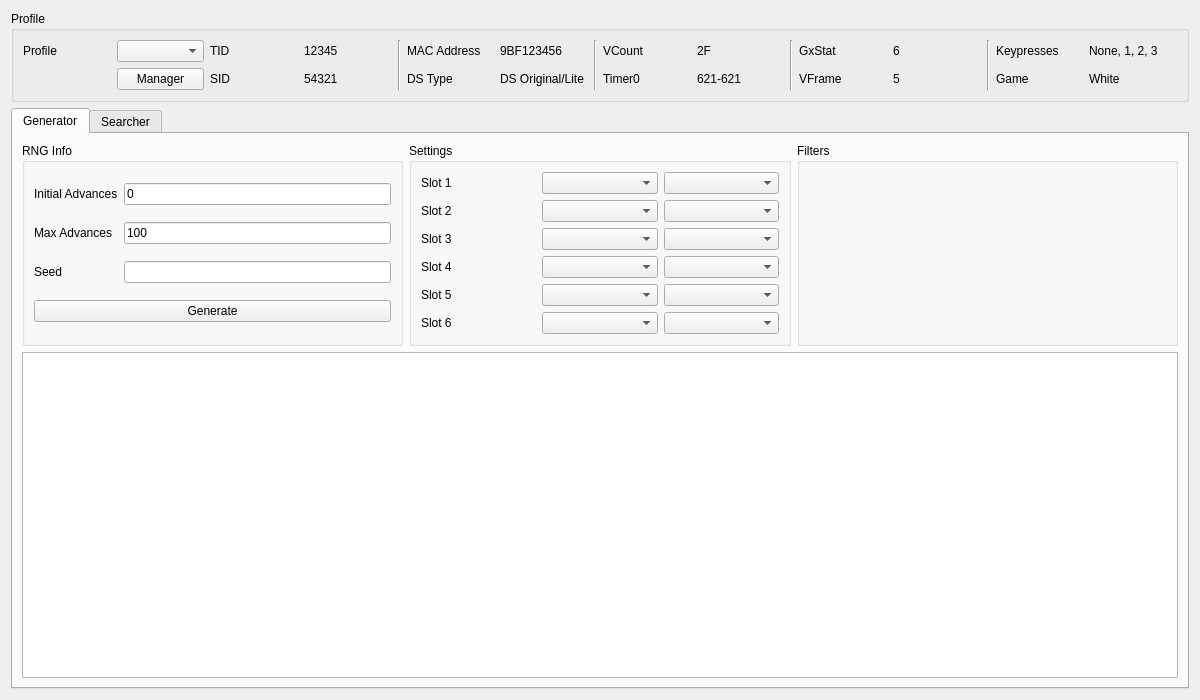
<?xml version="1.0" encoding="UTF-8"?>
<ui version="4.0">
 <class>DreamRadar</class>
 <widget class="QWidget" name="DreamRadar">
  <property name="geometry">
   <rect>
    <x>0</x>
    <y>0</y>
    <width>1200</width>
    <height>700</height>
   </rect>
  </property>
  <property name="windowTitle">
   <string>Dream Radar</string>
  </property>
  <layout class="QGridLayout" name="gridLayout_26">
   <item row="0" column="0">
    <widget class="QGroupBox" name="groupBoxProfile">
     <property name="title">
      <string>Profile</string>
     </property>
     <layout class="QGridLayout" name="gridLayout_5">
      <item row="0" column="2">
       <widget class="QLabel" name="labelProfileTID">
        <property name="text">
         <string>TID</string>
        </property>
       </widget>
      </item>
      <item row="0" column="9">
       <widget class="QLabel" name="labelProfileVCountValue">
        <property name="text">
         <string notr="true">2F</string>
        </property>
       </widget>
      </item>
      <item row="1" column="14">
       <widget class="QLabel" name="labelProfileGame">
        <property name="text">
         <string>Game</string>
        </property>
       </widget>
      </item>
      <item row="0" column="13" rowspan="2">
       <widget class="Line" name="line">
        <property name="orientation">
         <enum>Qt::Vertical</enum>
        </property>
       </widget>
      </item>
      <item row="0" column="12">
       <widget class="QLabel" name="labelProfileGxStatValue">
        <property name="text">
         <string notr="true">6</string>
        </property>
       </widget>
      </item>
      <item row="1" column="3">
       <widget class="QLabel" name="labelProfileSIDValue">
        <property name="text">
         <string notr="true">54321</string>
        </property>
       </widget>
      </item>
      <item row="1" column="12">
       <widget class="QLabel" name="labelProfileVFrameValue">
        <property name="text">
         <string notr="true">5</string>
        </property>
       </widget>
      </item>
      <item row="1" column="15">
       <widget class="QLabel" name="labelProfileGameValue">
        <property name="text">
         <string>White</string>
        </property>
       </widget>
      </item>
      <item row="0" column="8">
       <widget class="QLabel" name="labelProfileVCount">
        <property name="text">
         <string>VCount</string>
        </property>
       </widget>
      </item>
      <item row="0" column="15">
       <widget class="QLabel" name="labelProfileKeypressesValue">
        <property name="text">
         <string>None, 1, 2, 3</string>
        </property>
       </widget>
      </item>
      <item row="1" column="5">
       <widget class="QLabel" name="labelProfileDSType">
        <property name="text">
         <string>DS Type</string>
        </property>
       </widget>
      </item>
      <item row="0" column="6">
       <widget class="QLabel" name="labelProfileMACAddressValue">
        <property name="text">
         <string notr="true">9BF123456</string>
        </property>
       </widget>
      </item>
      <item row="0" column="4" rowspan="2">
       <widget class="Line" name="line_4">
        <property name="orientation">
         <enum>Qt::Vertical</enum>
        </property>
       </widget>
      </item>
      <item row="0" column="11">
       <widget class="QLabel" name="labelProfileGxStat">
        <property name="text">
         <string>GxStat</string>
        </property>
       </widget>
      </item>
      <item row="0" column="10" rowspan="2">
       <widget class="Line" name="line_2">
        <property name="orientation">
         <enum>Qt::Vertical</enum>
        </property>
       </widget>
      </item>
      <item row="0" column="14">
       <widget class="QLabel" name="labelProfileKeypresses">
        <property name="text">
         <string>Keypresses</string>
        </property>
       </widget>
      </item>
      <item row="0" column="1">
       <widget class="QComboBox" name="comboBoxProfiles"/>
      </item>
      <item row="1" column="1">
       <widget class="QPushButton" name="pushButtonProfileManager">
        <property name="text">
         <string>Manager</string>
        </property>
       </widget>
      </item>
      <item row="0" column="7" rowspan="2">
       <widget class="Line" name="line_3">
        <property name="orientation">
         <enum>Qt::Vertical</enum>
        </property>
       </widget>
      </item>
      <item row="0" column="5">
       <widget class="QLabel" name="labelProfileMACAddress">
        <property name="text">
         <string>MAC Address</string>
        </property>
       </widget>
      </item>
      <item row="1" column="6">
       <widget class="QLabel" name="labelProfileDSTypeValue">
        <property name="text">
         <string>DS Original/Lite</string>
        </property>
       </widget>
      </item>
      <item row="0" column="3">
       <widget class="QLabel" name="labelProfileTIDValue">
        <property name="text">
         <string notr="true">12345</string>
        </property>
       </widget>
      </item>
      <item row="1" column="8">
       <widget class="QLabel" name="labelProfileTimer0">
        <property name="text">
         <string>Timer0</string>
        </property>
       </widget>
      </item>
      <item row="1" column="2">
       <widget class="QLabel" name="labelProfileSID">
        <property name="text">
         <string>SID</string>
        </property>
       </widget>
      </item>
      <item row="0" column="0">
       <widget class="QLabel" name="labelProfile">
        <property name="text">
         <string>Profile</string>
        </property>
       </widget>
      </item>
      <item row="1" column="9">
       <widget class="QLabel" name="labelProfileTimer0Value">
        <property name="text">
         <string notr="true">621-621</string>
        </property>
       </widget>
      </item>
      <item row="1" column="11">
       <widget class="QLabel" name="labelProfileVFrame">
        <property name="text">
         <string>VFrame</string>
        </property>
       </widget>
      </item>
     </layout>
    </widget>
   </item>
   <item row="1" column="0">
    <widget class="QTabWidget" name="tabRNGSelector">
     <widget class="QWidget" name="tabStationary">
      <attribute name="title">
       <string>Generator</string>
      </attribute>
      <layout class="QGridLayout" name="gridLayout_2">
       <item row="0" column="0">
        <widget class="QGroupBox" name="groupBoxGeneratorRNGInfo">
         <property name="sizePolicy">
          <sizepolicy hsizetype="Preferred" vsizetype="Preferred">
           <horstretch>2</horstretch>
           <verstretch>0</verstretch>
          </sizepolicy>
         </property>
         <property name="title">
          <string>RNG Info</string>
         </property>
         <layout class="QGridLayout" name="gridLayout_7">
          <item row="0" column="0">
           <widget class="QLabel" name="labelGeneratorInitialAdvances">
            <property name="text">
             <string>Initial Advances</string>
            </property>
           </widget>
          </item>
          <item row="0" column="1">
           <widget class="TextBox" name="textBoxGeneratorInitialAdvances">
            <property name="inputMask">
             <string/>
            </property>
            <property name="text">
             <string notr="true">0</string>
            </property>
           </widget>
          </item>
          <item row="1" column="0">
           <widget class="QLabel" name="labelGeneratorMaxAdvances">
            <property name="text">
             <string>Max Advances</string>
            </property>
           </widget>
          </item>
          <item row="1" column="1">
           <widget class="TextBox" name="textBoxGeneratorMaxAdvances">
            <property name="inputMask">
             <string/>
            </property>
            <property name="text">
             <string notr="true">100</string>
            </property>
           </widget>
          </item>
          <item row="2" column="0">
           <widget class="QLabel" name="labelGeneratorSeed">
            <property name="text">
             <string>Seed</string>
            </property>
           </widget>
          </item>
          <item row="2" column="1">
           <widget class="TextBox" name="textBoxGeneratorSeed">
            <property name="inputMask">
             <string/>
            </property>
            <property name="text">
             <string/>
            </property>
            <property name="cursorPosition">
             <number>0</number>
            </property>
            <property name="alignment">
             <set>Qt::AlignCenter</set>
            </property>
            <property name="clearButtonEnabled">
             <bool>false</bool>
            </property>
           </widget>
          </item>
          <item row="3" column="0" colspan="2">
           <widget class="QPushButton" name="pushButtonGenerate">
            <property name="enabled">
             <bool>true</bool>
            </property>
            <property name="text">
             <string>Generate</string>
            </property>
            <property name="checkable">
             <bool>false</bool>
            </property>
            <property name="autoDefault">
             <bool>false</bool>
            </property>
           </widget>
          </item>
         </layout>
        </widget>
       </item>
       <item row="0" column="1">
        <widget class="QGroupBox" name="groupBoxGeneratorSettings">
         <property name="sizePolicy">
          <sizepolicy hsizetype="Preferred" vsizetype="Preferred">
           <horstretch>2</horstretch>
           <verstretch>0</verstretch>
          </sizepolicy>
         </property>
         <property name="title">
          <string>Settings</string>
         </property>
         <layout class="QGridLayout" name="gridLayout">
          <item row="0" column="0">
           <widget class="QLabel" name="labelGeneratorSlot1">
            <property name="text">
             <string>Slot 1</string>
            </property>
           </widget>
          </item>
          <item row="0" column="1">
           <widget class="QComboBox" name="comboBoxGeneratorSpecies1"/>
          </item>
          <item row="0" column="2">
           <widget class="QComboBox" name="comboBoxGeneratorGender1"/>
          </item>
          <item row="1" column="0">
           <widget class="QLabel" name="labelGeneratorSlot2">
            <property name="text">
             <string>Slot 2</string>
            </property>
           </widget>
          </item>
          <item row="1" column="1">
           <widget class="QComboBox" name="comboBoxGeneratorSpecies2"/>
          </item>
          <item row="1" column="2">
           <widget class="QComboBox" name="comboBoxGeneratorGender2"/>
          </item>
          <item row="2" column="0">
           <widget class="QLabel" name="labelGeneratorSlot3">
            <property name="text">
             <string>Slot 3</string>
            </property>
           </widget>
          </item>
          <item row="2" column="1">
           <widget class="QComboBox" name="comboBoxGeneratorSpecies3"/>
          </item>
          <item row="2" column="2">
           <widget class="QComboBox" name="comboBoxGeneratorGender3"/>
          </item>
          <item row="3" column="0">
           <widget class="QLabel" name="labelGeneratorSlot4">
            <property name="text">
             <string>Slot 4</string>
            </property>
           </widget>
          </item>
          <item row="3" column="1">
           <widget class="QComboBox" name="comboBoxGeneratorSpecies4"/>
          </item>
          <item row="3" column="2">
           <widget class="QComboBox" name="comboBoxGeneratorGender4"/>
          </item>
          <item row="4" column="0">
           <widget class="QLabel" name="labelGeneratorSlot5">
            <property name="text">
             <string>Slot 5</string>
            </property>
           </widget>
          </item>
          <item row="4" column="1">
           <widget class="QComboBox" name="comboBoxGeneratorSpecies5"/>
          </item>
          <item row="4" column="2">
           <widget class="QComboBox" name="comboBoxGeneratorGender5"/>
          </item>
          <item row="5" column="0">
           <widget class="QLabel" name="labelGeneratorSlot6">
            <property name="text">
             <string>Slot 6</string>
            </property>
           </widget>
          </item>
          <item row="5" column="1">
           <widget class="QComboBox" name="comboBoxGeneratorSpecies6"/>
          </item>
          <item row="5" column="2">
           <widget class="QComboBox" name="comboBoxGeneratorGender6"/>
          </item>
         </layout>
        </widget>
       </item>
       <item row="0" column="2">
        <widget class="QGroupBox" name="groupBoxGeneratorFilters">
         <property name="sizePolicy">
          <sizepolicy hsizetype="Preferred" vsizetype="Preferred">
           <horstretch>2</horstretch>
           <verstretch>0</verstretch>
          </sizepolicy>
         </property>
         <property name="title">
          <string>Filters</string>
         </property>
         <layout class="QGridLayout" name="gridLayout_19">
          <item row="0" column="0" rowspan="2">
           <widget class="Filter" name="filterGenerator" native="true"/>
          </item>
         </layout>
        </widget>
       </item>
       <item row="1" column="0" colspan="3">
        <widget class="TableView" name="tableViewGenerator">
         <property name="contextMenuPolicy">
          <enum>Qt::CustomContextMenu</enum>
         </property>
         <property name="editTriggers">
          <set>QAbstractItemView::NoEditTriggers</set>
         </property>
         <property name="sortingEnabled">
          <bool>false</bool>
         </property>
         <attribute name="horizontalHeaderDefaultSectionSize">
          <number>100</number>
         </attribute>
         <attribute name="verticalHeaderVisible">
          <bool>false</bool>
         </attribute>
         <attribute name="verticalHeaderMinimumSectionSize">
          <number>20</number>
         </attribute>
         <attribute name="verticalHeaderDefaultSectionSize">
          <number>21</number>
         </attribute>
        </widget>
       </item>
      </layout>
     </widget>
     <widget class="QWidget" name="tabSearcher">
      <property name="enabled">
       <bool>true</bool>
      </property>
      <attribute name="title">
       <string>Searcher</string>
      </attribute>
      <layout class="QGridLayout" name="gridLayout_20">
       <item row="0" column="1">
        <widget class="QGroupBox" name="groupBoxSearcherSettings">
         <property name="sizePolicy">
          <sizepolicy hsizetype="Preferred" vsizetype="Preferred">
           <horstretch>2</horstretch>
           <verstretch>0</verstretch>
          </sizepolicy>
         </property>
         <property name="title">
          <string>Settings</string>
         </property>
         <layout class="QGridLayout" name="gridLayout_3">
          <item row="0" column="0">
           <widget class="QLabel" name="labelSearcherSlot1">
            <property name="text">
             <string>Slot 1</string>
            </property>
           </widget>
          </item>
          <item row="0" column="1">
           <widget class="QComboBox" name="comboBoxSearcherSpecies1"/>
          </item>
          <item row="0" column="2">
           <widget class="QComboBox" name="comboBoxSearcherGender1"/>
          </item>
          <item row="1" column="0">
           <widget class="QLabel" name="labelSearcherSlot2">
            <property name="text">
             <string>Slot 2</string>
            </property>
           </widget>
          </item>
          <item row="1" column="1">
           <widget class="QComboBox" name="comboBoxSearcherSpecies2"/>
          </item>
          <item row="1" column="2">
           <widget class="QComboBox" name="comboBoxSearcherGender2"/>
          </item>
          <item row="2" column="0">
           <widget class="QLabel" name="labelSearcherSlot3">
            <property name="text">
             <string>Slot 3</string>
            </property>
           </widget>
          </item>
          <item row="2" column="1">
           <widget class="QComboBox" name="comboBoxSearcherSpecies3"/>
          </item>
          <item row="2" column="2">
           <widget class="QComboBox" name="comboBoxSearcherGender3"/>
          </item>
          <item row="3" column="0">
           <widget class="QLabel" name="labelSearcherSlot4">
            <property name="text">
             <string>Slot 4</string>
            </property>
           </widget>
          </item>
          <item row="3" column="1">
           <widget class="QComboBox" name="comboBoxSearcherSpecies4"/>
          </item>
          <item row="3" column="2">
           <widget class="QComboBox" name="comboBoxSearcherGender4"/>
          </item>
          <item row="4" column="0">
           <widget class="QLabel" name="labelSearcherSlot5">
            <property name="text">
             <string>Slot 5</string>
            </property>
           </widget>
          </item>
          <item row="4" column="1">
           <widget class="QComboBox" name="comboBoxSearcherSpecies5"/>
          </item>
          <item row="4" column="2">
           <widget class="QComboBox" name="comboBoxSearcherGender5"/>
          </item>
          <item row="5" column="0">
           <widget class="QLabel" name="labelSearcherSlot6">
            <property name="text">
             <string>Slot 6</string>
            </property>
           </widget>
          </item>
          <item row="5" column="1">
           <widget class="QComboBox" name="comboBoxSearcherSpecies6"/>
          </item>
          <item row="5" column="2">
           <widget class="QComboBox" name="comboBoxSearcherGender6"/>
          </item>
         </layout>
        </widget>
       </item>
       <item row="0" column="2">
        <widget class="QGroupBox" name="groupBoxSearcherFilters">
         <property name="sizePolicy">
          <sizepolicy hsizetype="Preferred" vsizetype="Preferred">
           <horstretch>2</horstretch>
           <verstretch>0</verstretch>
          </sizepolicy>
         </property>
         <property name="title">
          <string>Filters</string>
         </property>
         <layout class="QGridLayout" name="gridLayout_24">
          <item row="0" column="0" rowspan="2">
           <widget class="Filter" name="filterSearcher" native="true"/>
          </item>
         </layout>
        </widget>
       </item>
       <item row="2" column="0" colspan="3">
        <widget class="TableView" name="tableViewSearcher">
         <property name="contextMenuPolicy">
          <enum>Qt::CustomContextMenu</enum>
         </property>
         <property name="editTriggers">
          <set>QAbstractItemView::NoEditTriggers</set>
         </property>
         <property name="sortingEnabled">
          <bool>true</bool>
         </property>
         <attribute name="horizontalHeaderDefaultSectionSize">
          <number>100</number>
         </attribute>
         <attribute name="verticalHeaderVisible">
          <bool>false</bool>
         </attribute>
         <attribute name="verticalHeaderMinimumSectionSize">
          <number>20</number>
         </attribute>
         <attribute name="verticalHeaderDefaultSectionSize">
          <number>21</number>
         </attribute>
        </widget>
       </item>
       <item row="1" column="0" colspan="3">
        <widget class="QProgressBar" name="progressBar">
         <property name="value">
          <number>0</number>
         </property>
        </widget>
       </item>
       <item row="0" column="0">
        <widget class="QGroupBox" name="groupBoxSearcherRNGInfo">
         <property name="sizePolicy">
          <sizepolicy hsizetype="Preferred" vsizetype="Preferred">
           <horstretch>1</horstretch>
           <verstretch>0</verstretch>
          </sizepolicy>
         </property>
         <property name="title">
          <string>RNG Info</string>
         </property>
         <layout class="QGridLayout" name="gridLayout_25">
          <item row="3" column="0">
           <widget class="QLabel" name="labelSearcherEndDate">
            <property name="text">
             <string>End Date</string>
            </property>
           </widget>
          </item>
          <item row="1" column="1">
           <widget class="TextBox" name="textBoxSearcherMaxAdvances">
            <property name="text">
             <string notr="true">100</string>
            </property>
           </widget>
          </item>
          <item row="3" column="1">
           <widget class="QDateEdit" name="dateEditSearcherEndDate">
            <property name="maximumDateTime">
             <datetime>
              <hour>23</hour>
              <minute>59</minute>
              <second>59</second>
              <year>2099</year>
              <month>12</month>
              <day>31</day>
             </datetime>
            </property>
            <property name="minimumDateTime">
             <datetime>
              <hour>0</hour>
              <minute>0</minute>
              <second>0</second>
              <year>2000</year>
              <month>1</month>
              <day>1</day>
             </datetime>
            </property>
            <property name="calendarPopup">
             <bool>true</bool>
            </property>
           </widget>
          </item>
          <item row="1" column="0">
           <widget class="QLabel" name="labelSearcherMaxAdvances">
            <property name="text">
             <string>Max Advances</string>
            </property>
           </widget>
          </item>
          <item row="4" column="0" colspan="2">
           <layout class="QHBoxLayout" name="horizontalLayout_4">
            <item>
             <widget class="QPushButton" name="pushButtonSearch">
              <property name="enabled">
               <bool>true</bool>
              </property>
              <property name="text">
               <string>Search</string>
              </property>
              <property name="checkable">
               <bool>false</bool>
              </property>
              <property name="autoDefault">
               <bool>false</bool>
              </property>
             </widget>
            </item>
            <item>
             <widget class="QPushButton" name="pushButtonCancel">
              <property name="enabled">
               <bool>false</bool>
              </property>
              <property name="text">
               <string>Cancel</string>
              </property>
             </widget>
            </item>
           </layout>
          </item>
          <item row="2" column="1">
           <widget class="QDateEdit" name="dateEditSearcherStartDate">
            <property name="maximumDateTime">
             <datetime>
              <hour>23</hour>
              <minute>59</minute>
              <second>59</second>
              <year>2099</year>
              <month>12</month>
              <day>31</day>
             </datetime>
            </property>
            <property name="minimumDateTime">
             <datetime>
              <hour>0</hour>
              <minute>0</minute>
              <second>0</second>
              <year>2000</year>
              <month>1</month>
              <day>1</day>
             </datetime>
            </property>
            <property name="calendarPopup">
             <bool>true</bool>
            </property>
           </widget>
          </item>
          <item row="2" column="0">
           <widget class="QLabel" name="labelSearcherStartDate">
            <property name="text">
             <string>Start Date</string>
            </property>
           </widget>
          </item>
          <item row="0" column="0">
           <widget class="QLabel" name="label">
            <property name="text">
             <string>Initial Advances</string>
            </property>
           </widget>
          </item>
          <item row="0" column="1">
           <widget class="TextBox" name="textBoxSearcherInitialAdvances">
            <property name="text">
             <string notr="true">0</string>
            </property>
           </widget>
          </item>
         </layout>
        </widget>
       </item>
      </layout>
     </widget>
    </widget>
   </item>
  </layout>
 </widget>
 <customwidgets>
  <customwidget>
   <class>TextBox</class>
   <extends>QLineEdit</extends>
   <header>Forms/Controls/TextBox.hpp</header>
  </customwidget>
  <customwidget>
   <class>TableView</class>
   <extends>QTableView</extends>
   <header>Forms/Controls/TableView.hpp</header>
  </customwidget>
  <customwidget>
   <class>Filter</class>
   <extends>QWidget</extends>
   <header>Forms/Controls/Filter.hpp</header>
   <container>1</container>
  </customwidget>
 </customwidgets>
 <tabstops>
  <tabstop>comboBoxProfiles</tabstop>
  <tabstop>pushButtonProfileManager</tabstop>
  <tabstop>tabRNGSelector</tabstop>
  <tabstop>textBoxGeneratorInitialAdvances</tabstop>
  <tabstop>textBoxGeneratorMaxAdvances</tabstop>
  <tabstop>textBoxGeneratorSeed</tabstop>
  <tabstop>pushButtonGenerate</tabstop>
  <tabstop>comboBoxGeneratorSpecies1</tabstop>
  <tabstop>comboBoxGeneratorGender1</tabstop>
  <tabstop>comboBoxGeneratorSpecies2</tabstop>
  <tabstop>comboBoxGeneratorGender2</tabstop>
  <tabstop>comboBoxGeneratorSpecies3</tabstop>
  <tabstop>comboBoxGeneratorGender3</tabstop>
  <tabstop>comboBoxGeneratorSpecies4</tabstop>
  <tabstop>comboBoxGeneratorGender4</tabstop>
  <tabstop>comboBoxGeneratorSpecies5</tabstop>
  <tabstop>comboBoxGeneratorGender5</tabstop>
  <tabstop>comboBoxGeneratorSpecies6</tabstop>
  <tabstop>comboBoxGeneratorGender6</tabstop>
  <tabstop>tableViewGenerator</tabstop>
  <tabstop>textBoxSearcherInitialAdvances</tabstop>
  <tabstop>textBoxSearcherMaxAdvances</tabstop>
  <tabstop>dateEditSearcherStartDate</tabstop>
  <tabstop>dateEditSearcherEndDate</tabstop>
  <tabstop>pushButtonSearch</tabstop>
  <tabstop>pushButtonCancel</tabstop>
  <tabstop>comboBoxSearcherSpecies1</tabstop>
  <tabstop>comboBoxSearcherGender1</tabstop>
  <tabstop>comboBoxSearcherSpecies2</tabstop>
  <tabstop>comboBoxSearcherGender2</tabstop>
  <tabstop>comboBoxSearcherSpecies3</tabstop>
  <tabstop>comboBoxSearcherGender3</tabstop>
  <tabstop>comboBoxSearcherSpecies4</tabstop>
  <tabstop>comboBoxSearcherGender4</tabstop>
  <tabstop>comboBoxSearcherSpecies5</tabstop>
  <tabstop>comboBoxSearcherGender5</tabstop>
  <tabstop>comboBoxSearcherSpecies6</tabstop>
  <tabstop>comboBoxSearcherGender6</tabstop>
  <tabstop>tableViewSearcher</tabstop>
 </tabstops>
 <resources/>
 <connections/>
</ui>
